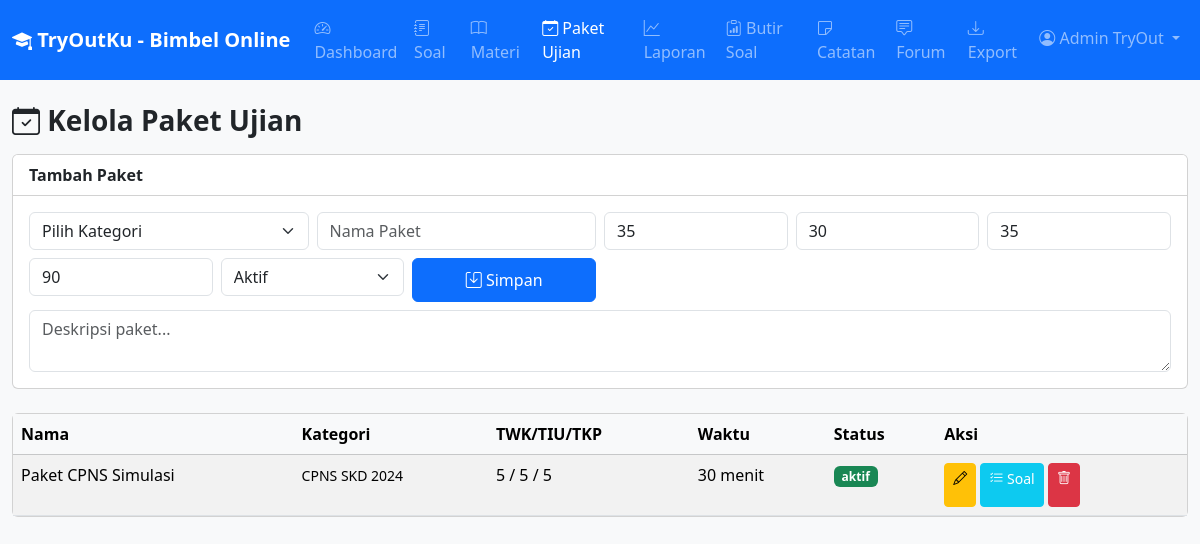
Page /admin/kelola_paket.php (signed in) on the earlier database version.
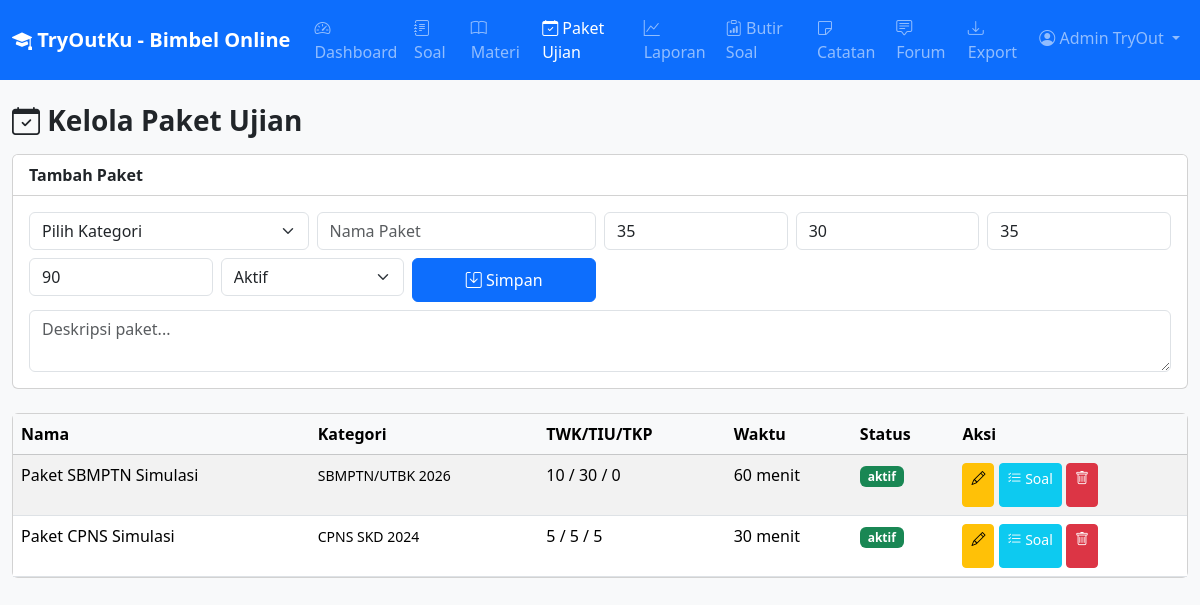
Same page on the later database version.
### tables this page shows
CREATE TABLE `paket_ujian` (
  `id` int(11) NOT NULL,
  `kategori_ujian_id` int(11) NOT NULL,
  `nama_paket` varchar(100) NOT NULL,
  `deskripsi` text DEFAULT NULL,
  `jumlah_soal_twk` int(5) NOT NULL DEFAULT 0,
  `jumlah_soal_tiu` int(5) NOT NULL DEFAULT 0,
  `jumlah_soal_tkp` int(5) NOT NULL DEFAULT 0,
  `waktu_menit` int(5) NOT NULL DEFAULT 90,
  `status` enum('aktif','nonaktif') DEFAULT 'aktif',
  `created_at` datetime DEFAULT current_timestamp()
);

CREATE TABLE `kategori_ujian` (
  `id` int(11) NOT NULL,
  `nama` varchar(50) NOT NULL,
  `deskripsi` text DEFAULT NULL,
  `passing_grade_twk` int(5) NOT NULL DEFAULT 65,
  `passing_grade_tiu` int(5) NOT NULL DEFAULT 80,
  `passing_grade_tkp` int(5) NOT NULL DEFAULT 166,
  `passing_grade_kumulatif` int(5) NOT NULL DEFAULT 311,
  `waktu_pengerjaan` int(5) NOT NULL DEFAULT 90,
  `jumlah_soal` int(5) NOT NULL DEFAULT 100,
  `jumlah_soal_twk` int(5) NOT NULL DEFAULT 35,
  `jumlah_soal_tiu` int(5) NOT NULL DEFAULT 30,
  `jumlah_soal_tkp` int(5) NOT NULL DEFAULT 35,
  `created_at` datetime DEFAULT current_timestamp()
);

### includes/functions.php (called while the page is built, shortened)
<?php
function e($str) {
    return htmlspecialchars($str ?? '', ENT_QUOTES, 'UTF-8');
}

### admin/kelola_paket.php (the view, shortened to what this page needs)
<?php
require_once __DIR__ . '/../includes/functions.php';
$paket = $conn->query('SELECT p.*, k.nama as kategori_nama FROM paket_ujian p LEFT JOIN kategori_ujian k ON p.kategori_ujian_id = k.id ORDER BY p.id DESC');
$editData = null;
$kelolaPaketId = intval($_GET['kelola_soal'] ?? 0);
require_once __DIR__ . '/../includes/header.php';
require_once __DIR__ . '/../includes/navbar_admin.php';
?>
<div class="container py-4">
    <h3 class="fw-bold mb-3"><i class="bi bi-calendar-check"></i> Kelola Paket Ujian</h3>
    <div class="card mb-4">
        <div class="card-header bg-white fw-bold"><?= $editData ? 'Edit' : 'Tambah' ?> Paket</div>
        <div class="card-body">
            <form method="POST">
                <div class="row g-2">
                    <div class="col-md-3">
                        <select name="kategori_ujian_id" class="form-select" required>
                            <option value="">Pilih Kategori</option>
                        </select>
                    </div>
                    <div class="col-md-3"><input type="text" name="nama_paket" class="form-control" placeholder="Nama Paket" required value="<?= e($editData['nama_paket'] ?? '') ?>"></div>
                    <div class="col-md-2"><input type="number" name="jumlah_soal_twk" class="form-control" placeholder="Soal TWK" required value="<?= $editData['jumlah_soal_twk'] ?? 35 ?>"></div>
                    <div class="col-md-2"><input type="number" name="jumlah_soal_tiu" class="form-control" placeholder="Soal TIU" required value="<?= $editData['jumlah_soal_tiu'] ?? 30 ?>"></div>
                    <div class="col-md-2"><input type="number" name="jumlah_soal_tkp" class="form-control" placeholder="Soal TKP" required value="<?= $editData['jumlah_soal_tkp'] ?? 35 ?>"></div>
                    <div class="col-md-2"><input type="number" name="waktu_menit" class="form-control" placeholder="Waktu (menit)" required value="<?= $editData['waktu_menit'] ?? 90 ?>"></div>
                    <div class="col-md-2">
                        <select name="status" class="form-select">
                            <option value="aktif" <?= ($editData['status'] ?? '') === 'aktif' ? 'selected' : '' ?>>Aktif</option>
                        </select>
                    </div>
                    <div class="col-md-2">
                        <button type="submit" class="btn btn-primary w-100"><i class="bi bi-save"></i> Simpan</button>
                    </div>
                </div>
                <div class="mt-2">
                    <textarea name="deskripsi" class="form-control" rows="2" placeholder="Deskripsi paket..."><?= e($editData['deskripsi'] ?? '') ?></textarea>
                </div>
            </form>
        </div>
    </div>
    <?php if (!$kelolaPaketId): ?>
    <div class="card">
        <div class="card-body p-0">
            <div class="table-responsive">
                <table class="table table-hover table-striped mb-0">
                    <thead class="table-light">
                        <tr><th>Nama</th><th>Kategori</th><th>TWK/TIU/TKP</th><th>Waktu</th><th>Status</th><th>Aksi</th></tr>
                    </thead>
                    <tbody>
                        <?php while ($row = $paket->fetch_assoc()): ?>
                        <tr>
                            <td><?= e($row['nama_paket']) ?></td>
                            <td><small><?= e($row['kategori_nama'] ?? '-') ?></small></td>
                            <td><?= $row['jumlah_soal_twk'] ?> / <?= $row['jumlah_soal_tiu'] ?> / <?= $row['jumlah_soal_tkp'] ?></td>
                            <td><?= $row['waktu_menit'] ?> menit</td>
                            <td><span class="badge bg-<?= $row['status'] === 'aktif' ? 'success' : 'secondary' ?>"><?= $row['status'] ?></span></td>
                            <td>
                                <a href="?edit=<?= $row['id'] ?>" class="btn btn-sm btn-warning"><i class="bi bi-pencil"></i></a>
                                <a href="?kelola_soal=<?= $row['id'] ?>" class="btn btn-sm btn-info text-white"><i class="bi bi-list-check"></i> Soal</a>
                                <a href="?hapus=<?= $row['id'] ?>" class="btn btn-sm btn-danger" onclick="return confirm('Hapus?')"><i class="bi bi-trash"></i></a>
                            </td>
                        </tr>
                        <?php endwhile; ?>
                    </tbody>
                </table>
            </div>
        </div>
    </div>
    <?php endif; ?>
</div>
<?php require_once __DIR__ . '/../includes/footer.php'; ?>

Differences in the rows shown:
added paket_ujian: nama_paket "Paket SBMPTN Simulasi", kategori_ujian.nama "SBMPTN/UTBK 2026", jumlah_soal_twk "10", jumlah_soal_tiu "30", jumlah_soal_tkp "0", waktu_menit "60", status "aktif"
